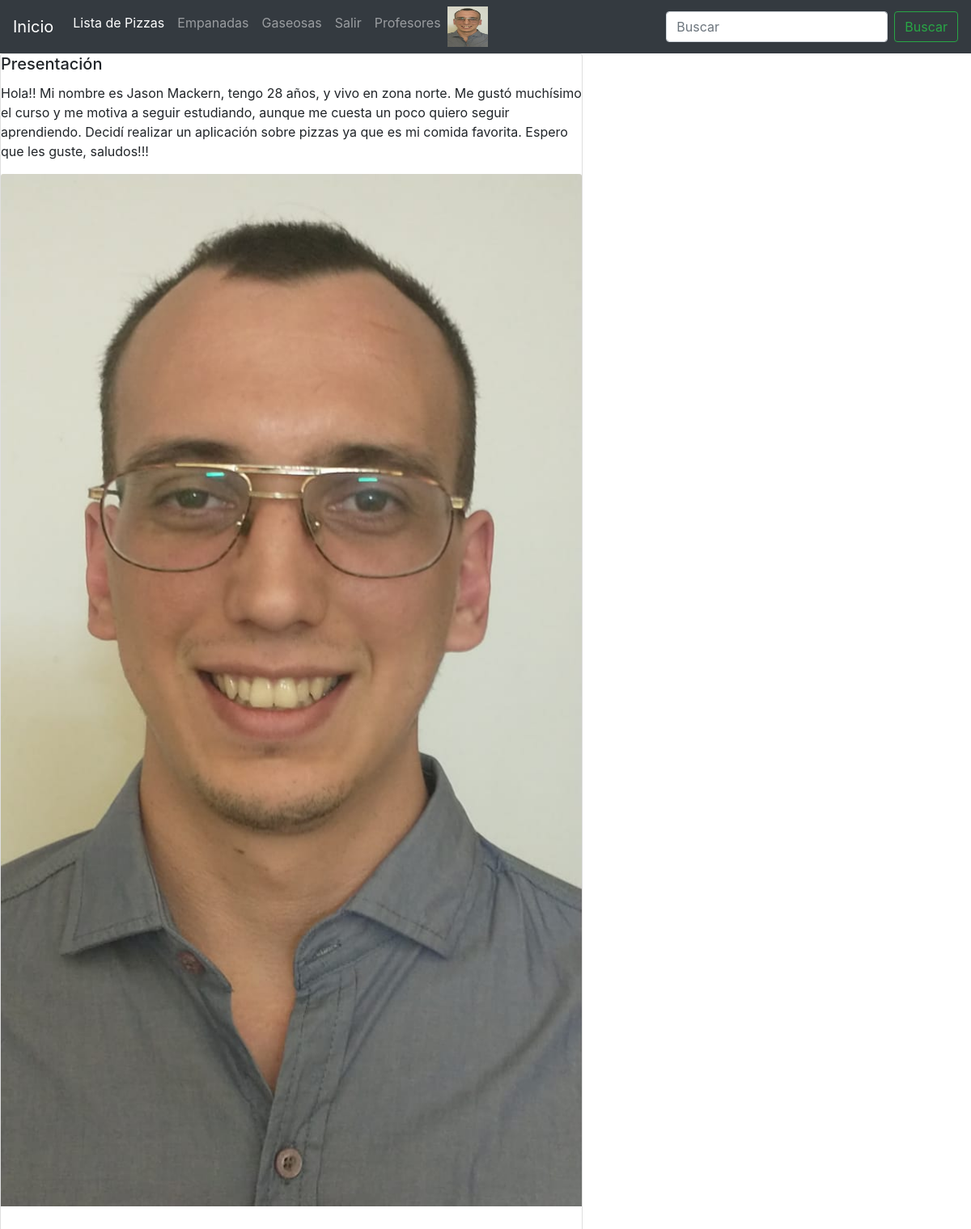
Screenshot of / (signed in) with the database file from the repository.
### Usuarios/models.py (models this page shows)
class Prefil_de_usuario(models.Model):
    usuario = models.OneToOneField(User, on_delete=models.CASCADE, related_name='perfil')
    telefono = models.CharField(max_length=25, null=True, blank=True)
    fecha_de_nacimiento = models.DateField(null=True, blank=True)
    foto_de_perfil = models.ImageField(upload_to='profile_images', null=True, blank=True)

### inicio/models.py (models this page shows)
class Inicio (models.Model):
    texto = models.CharField(max_length=1000)
    imagen = models.ImageField(upload_to='profile_images', null=True, blank=True)

### inicio/views.py (the view)
# urls.py: path("", Listado.as_view(), name = "inicio"),
class Listado (ListView):
    model = Inicio
    template_name = 'inicio.html'

### Templates/inicio.html (shortened to what this page needs)
{% extends "base.html" %}
{% load static %}
{% block base %}
{% for inicio in object_list %}
<div class="card" style="width: 45rem;">
      <h5 class="card-title">Presentación</h5>
      <p class="card-text">{{inicio.texto}}</p>
      <img src="{{inicio.imagen.url}}" class="card-img-top" alt="...">
      <div class="card-body">
    </div>
  </div>
  {% endfor %}
{% endblock %}

### Templates/base.html (shortened to what this page needs)
<!DOCTYPE html>
<html lang="en">
<head>
    <link rel="stylesheet" href="https://cdn.jsdelivr.net/npm/bootstrap@4.6.2/dist/css/bootstrap.min.css">
</head>
<body>
<header>
        <nav class="navbar navbar-expand-lg navbar-dark bg-dark">
            <a class="navbar-brand" href="/">Inicio</a>
            <div class="collapse navbar-collapse" id="navbarSupportedContent">
              <ul class="navbar-nav mr-auto">
                <li class="nav-item active">
                  <a class="nav-link" href="/App_pizza/listado/">Lista de Pizzas <span class="sr-only">(current)</span></a>
                </li>
                <li class="nav-item">
                  <a class="nav-link" href="/App_empanadas/listado_de_empanadas/">Empanadas</a>
                </li>
                <li class="nav-item">
                  <a class="nav-link" href="/App_gaseosas/listado_de_gaseosas/">Gaseosas</a>
                </li>
                {% if request.user.is_authenticated %}
                <li class="nav-item">
                    <a class="nav-link" href="/Usuarios/salir/">Salir</a>
                </li>
                <li class="nav-item">
                    <a class="nav-link" href="/Usuarios/actualizacion/">{{request.user.username}}</a>
                </li>
                    {% if request.user.perfil.foto_de_perfil.url != '' %}
                        <img src="{{request.user.perfil.foto_de_perfil.url}}" alt="profile_picture" width="50px" height="50px">
                    {% endif %}
                {% endif %}
              </ul>
              {% block buscador %}
              <form class="form-inline my-2 my-lg-0" action="/App_pizza/listado/" method="GET">
                <input class="form-control mr-sm-2" type="search" placeholder="Buscar" aria-label="Search" name = "Search">
                <button class="btn btn-outline-success my-2 my-sm-0" type="submit">Buscar</button>
              </form>
              {% endblock %}
            </div>
          </nav>
</header>
{% block base %} {% endblock %}
</body>
</html>

### rows the page displays
Inicio: texto "Hola!! Mi nombre es Jason Mackern, tengo 28 años, y vivo en zona norte. Me gustó muchísimo el curso y me motiva a seguir estudiando, aunque me cuesta un poco quiero seguir aprendiendo. Decidí realizar un aplicación sobre pizzas ya que es mi comida favorita. Espero que les guste, saludos!!!", imagen (picture)

### other values shown
{{ request.user.username }} "Profesores"
